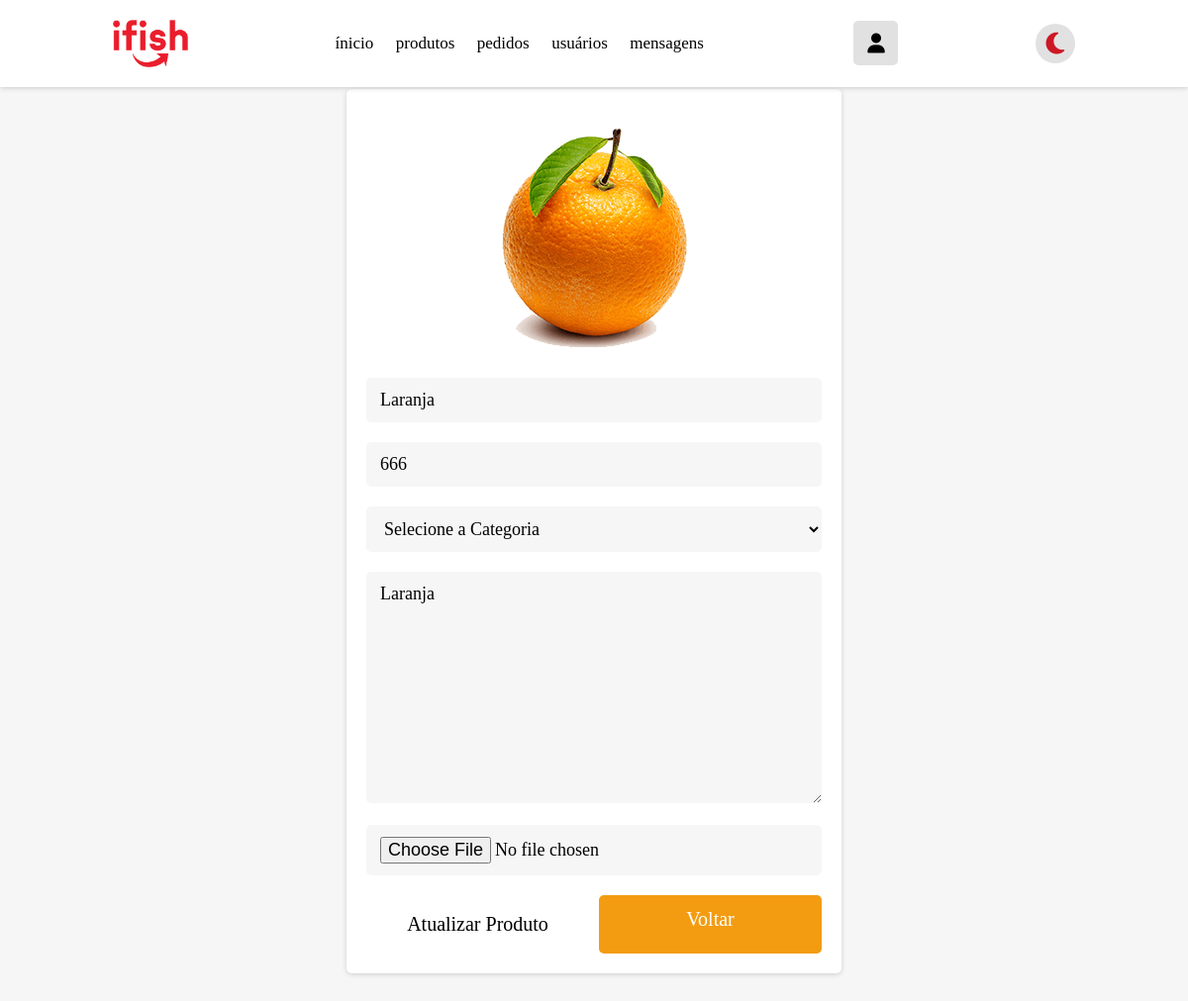
Page /admin_update_produtos.php?update=21 (signed in) on the committed database.
### tables this page shows
CREATE TABLE `produto` (
  `id` int(100) NOT NULL,
  `nome` varchar(100) NOT NULL,
  `categoria` varchar(20) NOT NULL,
  `detalhe` varchar(500) NOT NULL,
  `preco` int(100) NOT NULL,
  `image` varchar(100) NOT NULL
);

### admin_update_produtos.php (the view, shortened to what this page needs)
<!DOCTYPE html>
<html lang="pt-BR">
<head>
   <link rel="stylesheet" href="css/index.css">
   <link rel="stylesheet" href="css/admin_index.css">
   <link rel="stylesheet" href="css/admin_style.css">
   <link rel="stylesheet" href="css/admin_produtos.css">
   <link rel="stylesheet" href="css/header.css">
   <link rel="stylesheet" href="css/footer.css">
   <link rel="stylesheet" href="https://cdnjs.cloudflare.com/ajax/libs/font-awesome/6.2.0/css/all.min.css" />
</head>
<body class="body">
   <?php include 'admin_header.php'; ?>
   <section class="update-product">
      <h1 class="title">atualizar produto</h1>
      <?php
      $update_id = $_GET['update'];
      $select_products = $conn->prepare("SELECT * FROM `produto` WHERE id = ?");
      $select_products->execute([$update_id]);
      if ($select_products->rowCount() > 0) {
         while ($fetch_products = $select_products->fetch(PDO::FETCH_ASSOC)) {
      ?>
            <form action="" method="post" enctype="multipart/form-data">
               <img src="uploaded_img/<?= $fetch_products['image']; ?>" alt="">
               <input type="text" name="name" placeholder="Insira o nome do produto" required class="box" value="<?= $fetch_products['nome']; ?>">
               <input type="number" name="price" min="0" placeholder="Insira o preço do produto" required class="box" value="<?= $fetch_products['preco']; ?>">
               <select name="category" class="box" required>
                  <option value="" selected disabled>Selecione a Categoria</option>
               </select>
               <textarea name="details" required placeholder="Insira os detalhes do produto" class="box" cols="30" rows="10"><?= $fetch_products['detalhe']; ?></textarea>
               <input type="file" name="image" class="box" accept="image/jpg, image/jpeg, image/png">
               <div class="flex-btn">
                  <input type="submit" class="btn" value="Atualizar Produto" name="update_product">
                  <a href="admin_produtos.php" class="option-btn">Voltar</a>
               </div>
            </form>
      <?php
         }
      } else {
         echo '<p class="empty">no products found!</p>';
      }
      ?>
   </section>
</body>
</html>

### css/index.css (style rules this page uses)
:root { --white: #ffffff; --white-medium: #f9f9f9; --light-color: #666; --black: #000000; --red: #cc1825; --dark-red: #9a1e25; --box-shadow: 0 0.1rem 0.5rem #ccc; --box-shadow-dark: 0 0.1rem 0.5rem rgb(20, 20, 20); }
* { font-family: SulSansRegular; margin: 0; padding: 0; box-sizing: border-box; outline: none; border: none; text-decoration: none; text-transform: none; transition: all .2s linear; }
html { font-size: 62.5%; overflow-x: hidden; scroll-behavior: smooth; scroll-padding-top: 7rem; }
body { margin: 0; background: var(--white-medium); }
a { outline: hidden; text-decoration: none; text-align: center; }
.btn { margin-top: 1rem; display: inline-block; padding: 1.8rem 3rem; font-size: 2rem; border-radius: 10px; color: var(--black); cursor: pointer; background: #fff; }

### css/admin_style.css (style rules this page uses)
.update-product form { max-width: 50rem; padding:2rem; margin:0 auto; text-align: center; box-shadow: var(--box-shadow); background-color: var(--white); border-radius: .5rem; }
.update-product form img { height: 25rem; object-fit: cover; margin-bottom: 1rem; }
.update-product form .box { width: 100%; background-color: var(--white); border-radius: .5rem; background-color: var(--light-bg); padding:1.2rem 1.4rem; font-size: 1.8rem; color:var(--black); margin:1rem 0; }

### css/admin_produtos.css (style rules this page uses)
.update-product form { max-width: 50rem; padding:2rem; margin:0 auto; text-align: center; box-shadow: var(--box-shadow); background-color: var(--white); border-radius: .5rem; }
.update-product form img { height: 25rem; object-fit: cover; margin-bottom: 1rem; }
.update-product form .box { width: 100%; background-color: var(--white); border-radius: .5rem; background-color: var(--light-bg); padding:1.2rem 1.4rem; font-size: 1.8rem; color:var(--black); margin:1rem 0; }

### css/header.css (style rules this page uses)
:root { --white: #ffffff; --white-medium: #f9f9f9; --light-color: #666; --black: #000000; --red: #cc1825; --dark-red: #9a1e25; --box-shadow: 0 0.1rem 0.5rem #ccc; --box-shadow-dark: 0 0.1rem 0.5rem rgb(20, 20, 20); }
.btn { margin-top: 1rem; display: inline-block; padding: 1.8rem 3rem; font-size: 2rem; border-radius: 10px; color: var(--black); cursor: pointer; background: #fff; }

### css/components.css (style rules this page uses)
:root { --green:#27ae60; --orange:#f39c12; --red:#e74c3c; --black:#333; --light-color:#666; --white:#fff; --light-bg:#f6f6f6; --box-shadow:0 .5rem 1rem rgba(0,0,0,.1); }
* { font-family: SulSansRegular; margin:0; padding:0; box-sizing: border-box; outline: none; border:none; text-decoration: none; color:var(--black); }
body { background-color: var(--light-bg); }
html { font-size: 62.5%; overflow-x: hidden; scroll-behavior: smooth; scroll-padding-top: 6.5rem; }
section { padding:3rem 2rem; max-width: 1200px; margin:0 auto; }
.btn, .delete-btn, .option-btn { display: block; width: 100%; margin-top: 1rem; border-radius: .5rem; color:var(--white); font-size: 2rem; padding:1.3rem 3rem; text-transform: capitalize; cursor: pointer; text-align: center; }
.btn { background-color: var(--green); }
.option-btn { background-color: var(--orange); }
.flex-btn { display: flex; flex-wrap: wrap; gap:1rem; }
.flex-btn > * { flex:1; }
.title { text-align: center; margin-bottom: 2rem; text-transform: uppercase; color:var(--black); font-size: 3.5rem; }

### rows in the picture
produto: image (picture), name "Laranja", price "666", details "Laranja"
